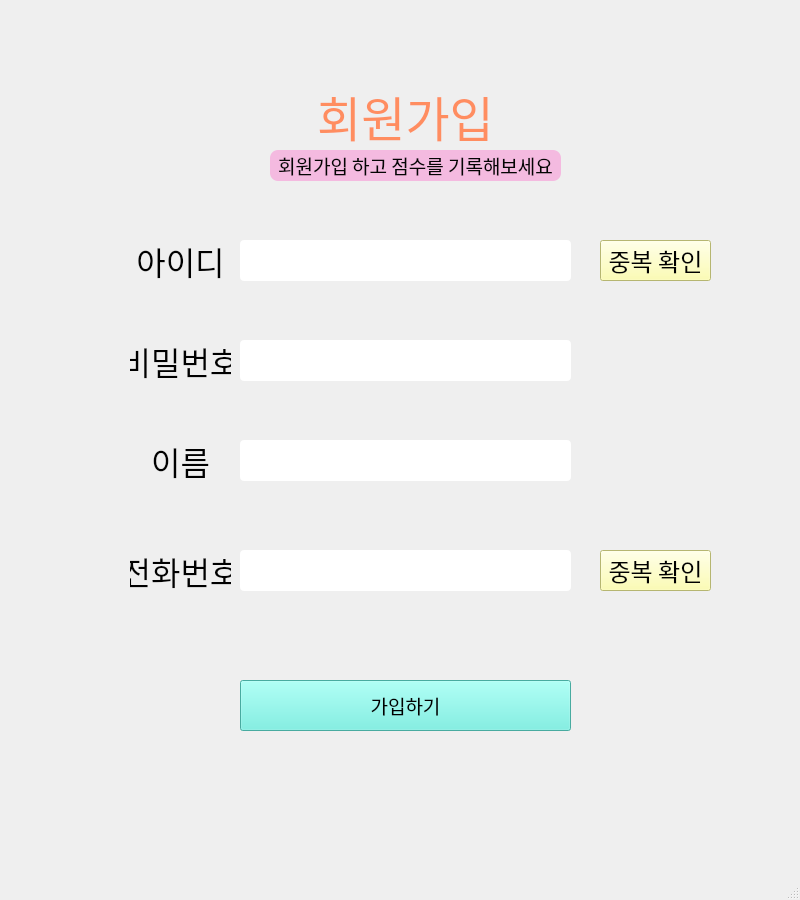
<?xml version="1.0" encoding="UTF-8"?>
<ui version="4.0">
 <class>account</class>
 <widget class="QMainWindow" name="account">
  <property name="geometry">
   <rect>
    <x>0</x>
    <y>0</y>
    <width>800</width>
    <height>900</height>
   </rect>
  </property>
  <property name="windowTitle">
   <string>MainWindow</string>
  </property>
  <property name="styleSheet">
   <string notr="true">url:/newPrefix/배경.png</string>
  </property>
  <widget class="QWidget" name="centralwidget">
   <widget class="QLineEdit" name="idLine">
    <property name="geometry">
     <rect>
      <x>240</x>
      <y>240</y>
      <width>331</width>
      <height>41</height>
     </rect>
    </property>
    <property name="font">
     <font>
      <family>오뮤 다예쁨체</family>
      <pointsize>18</pointsize>
     </font>
    </property>
    <property name="cursor">
     <cursorShape>SizeVerCursor</cursorShape>
    </property>
    <property name="styleSheet">
     <string notr="true">border-radius: 4px;</string>
    </property>
    <property name="text">
     <string/>
    </property>
    <property name="alignment">
     <set>Qt::AlignCenter</set>
    </property>
   </widget>
   <widget class="QLabel" name="label">
    <property name="geometry">
     <rect>
      <x>130</x>
      <y>240</y>
      <width>101</width>
      <height>41</height>
     </rect>
    </property>
    <property name="font">
     <font>
      <family>오뮤 다예쁨체</family>
      <pointsize>24</pointsize>
     </font>
    </property>
    <property name="text">
     <string>아이디</string>
    </property>
    <property name="alignment">
     <set>Qt::AlignCenter</set>
    </property>
   </widget>
   <widget class="QLabel" name="label_2">
    <property name="geometry">
     <rect>
      <x>130</x>
      <y>340</y>
      <width>101</width>
      <height>41</height>
     </rect>
    </property>
    <property name="font">
     <font>
      <family>오뮤 다예쁨체</family>
      <pointsize>24</pointsize>
     </font>
    </property>
    <property name="text">
     <string>비밀번호</string>
    </property>
    <property name="alignment">
     <set>Qt::AlignCenter</set>
    </property>
   </widget>
   <widget class="QLineEdit" name="pwLine">
    <property name="geometry">
     <rect>
      <x>240</x>
      <y>340</y>
      <width>331</width>
      <height>41</height>
     </rect>
    </property>
    <property name="font">
     <font>
      <family>오뮤 다예쁨체</family>
      <pointsize>18</pointsize>
     </font>
    </property>
    <property name="cursor">
     <cursorShape>SizeVerCursor</cursorShape>
    </property>
    <property name="styleSheet">
     <string notr="true">border-radius: 4px;</string>
    </property>
    <property name="text">
     <string/>
    </property>
    <property name="alignment">
     <set>Qt::AlignCenter</set>
    </property>
   </widget>
   <widget class="QLineEdit" name="nameLine">
    <property name="geometry">
     <rect>
      <x>240</x>
      <y>440</y>
      <width>331</width>
      <height>41</height>
     </rect>
    </property>
    <property name="font">
     <font>
      <family>오뮤 다예쁨체</family>
      <pointsize>18</pointsize>
     </font>
    </property>
    <property name="cursor">
     <cursorShape>SizeVerCursor</cursorShape>
    </property>
    <property name="styleSheet">
     <string notr="true">border-radius: 4px;</string>
    </property>
    <property name="text">
     <string/>
    </property>
    <property name="alignment">
     <set>Qt::AlignCenter</set>
    </property>
   </widget>
   <widget class="QLabel" name="label_3">
    <property name="geometry">
     <rect>
      <x>130</x>
      <y>440</y>
      <width>101</width>
      <height>41</height>
     </rect>
    </property>
    <property name="font">
     <font>
      <family>오뮤 다예쁨체</family>
      <pointsize>24</pointsize>
     </font>
    </property>
    <property name="text">
     <string>이름</string>
    </property>
    <property name="alignment">
     <set>Qt::AlignCenter</set>
    </property>
   </widget>
   <widget class="QLineEdit" name="phLine">
    <property name="geometry">
     <rect>
      <x>240</x>
      <y>550</y>
      <width>331</width>
      <height>41</height>
     </rect>
    </property>
    <property name="font">
     <font>
      <family>오뮤 다예쁨체</family>
      <pointsize>18</pointsize>
     </font>
    </property>
    <property name="cursor">
     <cursorShape>SizeVerCursor</cursorShape>
    </property>
    <property name="styleSheet">
     <string notr="true">border-radius: 4px;</string>
    </property>
    <property name="text">
     <string/>
    </property>
    <property name="alignment">
     <set>Qt::AlignCenter</set>
    </property>
   </widget>
   <widget class="QLabel" name="label_4">
    <property name="geometry">
     <rect>
      <x>130</x>
      <y>550</y>
      <width>101</width>
      <height>41</height>
     </rect>
    </property>
    <property name="font">
     <font>
      <family>오뮤 다예쁨체</family>
      <pointsize>24</pointsize>
     </font>
    </property>
    <property name="text">
     <string>전화번호</string>
    </property>
    <property name="alignment">
     <set>Qt::AlignCenter</set>
    </property>
   </widget>
   <widget class="QPushButton" name="registButton">
    <property name="geometry">
     <rect>
      <x>240</x>
      <y>680</y>
      <width>331</width>
      <height>51</height>
     </rect>
    </property>
    <property name="font">
     <font>
      <family>여기어때 잘난체 2</family>
      <pointsize>14</pointsize>
     </font>
    </property>
    <property name="styleSheet">
     <string notr="true">background-color: rgb(101, 240, 224);</string>
    </property>
    <property name="text">
     <string>가입하기</string>
    </property>
   </widget>
   <widget class="QPushButton" name="idcheckBtn">
    <property name="geometry">
     <rect>
      <x>600</x>
      <y>240</y>
      <width>111</width>
      <height>41</height>
     </rect>
    </property>
    <property name="font">
     <font>
      <family>오뮤 다예쁨체</family>
      <pointsize>18</pointsize>
     </font>
    </property>
    <property name="styleSheet">
     <string notr="true">background-color: rgb(255, 255, 158);</string>
    </property>
    <property name="text">
     <string>중복 확인</string>
    </property>
   </widget>
   <widget class="QPushButton" name="phcheckBtn">
    <property name="geometry">
     <rect>
      <x>600</x>
      <y>550</y>
      <width>111</width>
      <height>41</height>
     </rect>
    </property>
    <property name="font">
     <font>
      <family>오뮤 다예쁨체</family>
      <pointsize>18</pointsize>
     </font>
    </property>
    <property name="styleSheet">
     <string notr="true">background-color: rgb(255, 255, 158);</string>
    </property>
    <property name="text">
     <string>중복 확인</string>
    </property>
   </widget>
   <widget class="QLabel" name="label_5">
    <property name="geometry">
     <rect>
      <x>290</x>
      <y>80</y>
      <width>231</width>
      <height>71</height>
     </rect>
    </property>
    <property name="font">
     <font>
      <family>여기어때 잘난체 2</family>
      <pointsize>36</pointsize>
     </font>
    </property>
    <property name="styleSheet">
     <string notr="true">color: rgb(170, 255, 255);
color: rgb(255, 141, 96);
text-shadow: 1px 1px 2px black</string>
    </property>
    <property name="text">
     <string>회원가입</string>
    </property>
    <property name="alignment">
     <set>Qt::AlignCenter</set>
    </property>
   </widget>
   <widget class="QLabel" name="label_6">
    <property name="geometry">
     <rect>
      <x>270</x>
      <y>150</y>
      <width>291</width>
      <height>31</height>
     </rect>
    </property>
    <property name="font">
     <font>
      <family>오뮤 다예쁨체</family>
      <pointsize>14</pointsize>
     </font>
    </property>
    <property name="styleSheet">
     <string notr="true">border-radius: 8px;
background-color: rgba(255, 69, 190, 80);
color: rgb(4, 4, 4);</string>
    </property>
    <property name="text">
     <string>회원가입 하고 점수를 기록해보세요</string>
    </property>
    <property name="alignment">
     <set>Qt::AlignCenter</set>
    </property>
   </widget>
   <widget class="QLabel" name="label_7">
    <property name="geometry">
     <rect>
      <x>0</x>
      <y>-20</y>
      <width>800</width>
      <height>900</height>
     </rect>
    </property>
    <property name="styleSheet">
     <string notr="true">background-image: url(:/images/회원가입.png);</string>
    </property>
    <property name="text">
     <string/>
    </property>
   </widget>
   <zorder>label_7</zorder>
   <zorder>idLine</zorder>
   <zorder>label</zorder>
   <zorder>label_2</zorder>
   <zorder>pwLine</zorder>
   <zorder>nameLine</zorder>
   <zorder>label_3</zorder>
   <zorder>phLine</zorder>
   <zorder>label_4</zorder>
   <zorder>registButton</zorder>
   <zorder>idcheckBtn</zorder>
   <zorder>phcheckBtn</zorder>
   <zorder>label_5</zorder>
   <zorder>label_6</zorder>
  </widget>
  <widget class="QStatusBar" name="statusbar"/>
 </widget>
 <resources>
  <include location="resource.qrc"/>
 </resources>
 <connections/>
</ui>
